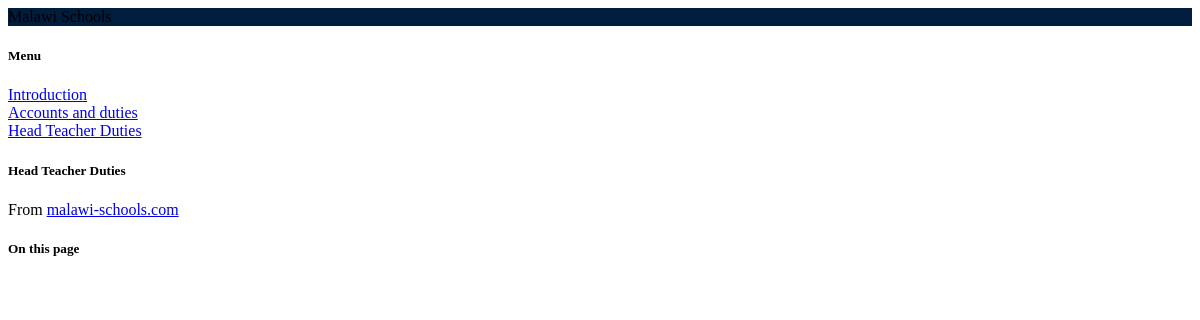
The page /index.php?read=4 on the database its author committed.
### tables this page shows
CREATE TABLE "menus" (
	"id"	INTEGER,
	"name"	TEXT,
	"type"	TEXT,
	"md_file"	TEXT,
	"html_file"	TEXT,
	"parent"	INTEGER,
	"created"	TEXT,
	PRIMARY KEY("id" AUTOINCREMENT)
);

### config.php (called while the page is built)
<?php
$config = [
	'name' => "Malawi Schools"
];
?>

### functions.php (called while the page is built, shortened)
<?php
function getData($table, $id){
	global $db;
	if (is_numeric($id)) {
		$sql  = $db->query("SELECT * FROM $table WHERE id = '$id' ");
		return $sql->fetchArray(SQLITE3_ASSOC);
	}
	else{
		$wheres = [];
		foreach ($id as $key => $value) {
			$value = $db->escapeString($value);
			array_push($wheres, "`$key` = '$value' ");
		}
		return $db->query("SELECT * FROM `$table` WHERE ".implode(" AND ", $wheres))->fetchArray(SQLITE3_ASSOC);
	}
}
?>

### index.php (the view, shortened to what this page needs)
<?php
require 'config.php';
require 'functions.php';
$db = new sqlite3("data.db3");
?><!DOCTYPE html>
<html>
<head>
	<link rel='stylesheet' href='src/codemirror.css'>
</head>
<body>
	<div class="p-2 bg-blue-700 text-white" id="top" style="background-color:#001d3d">
		<?=$config['name'];?>
	</div>
	<div class="w3-row" id="major">
		<div class="w3-col m2 w3-border-right">
			<div class="p-2">
				<h5>Menu</h5>
				<?php
				$read = $db->query("SELECT * FROM menus WHERE parent = '0' ");
				while ($row = $read->fetchArray()) {
					if ($row['type'] == "notes") {
						?>
						<div>
							<i class="fa fa-angle-right"></i> <a href="./?read=<?=$row['id'];?>"><?=$row['name'];?></a>
						</div>
						<?php
					}
					else{
						?>
						<div>
							<i class="fa fa-angle-right"></i> <a href="#" onclick="$('#<?=$row['id'];?>_category_inflate').toggle();"><?=$row['name'];?></a>
						</div>
						<?php
					}
				}
				?>
			</div>
		</div>
		<div class="w3-col m8">
			<div class="p-3 text-lg">
				<?php
				if (isset($_GET['read'])) {
					$data = getData("menus", ['id' => (int)$_GET['read']]);
					?>
					<h5><?=$data['name'];?></h5>
					<?php
					$Parsedown = new Parsedown();
				}
				?>
			</div>
			<div class="p-3 bg-blue-100">
				<div class="w3-center py-3">From <a href="#">malawi-schools.com</a></div>
			</div>
		</div>
		<div class="w3-col m2 w3-border-left">
			<div class="p-3">
				<?php
				if (isset($Parsedown)) {
					?>
					<h5>On this page</h5>
						<?php
				}
				?>
			</div>
		</div>
	</div>
</body>
</html>

### rows shown on the page
menus: name "Introduction"
menus: name "Accounts and duties"
menus: name "Head Teacher Duties"

### other values the page prints
$config['name'] "Malawi Schools"
